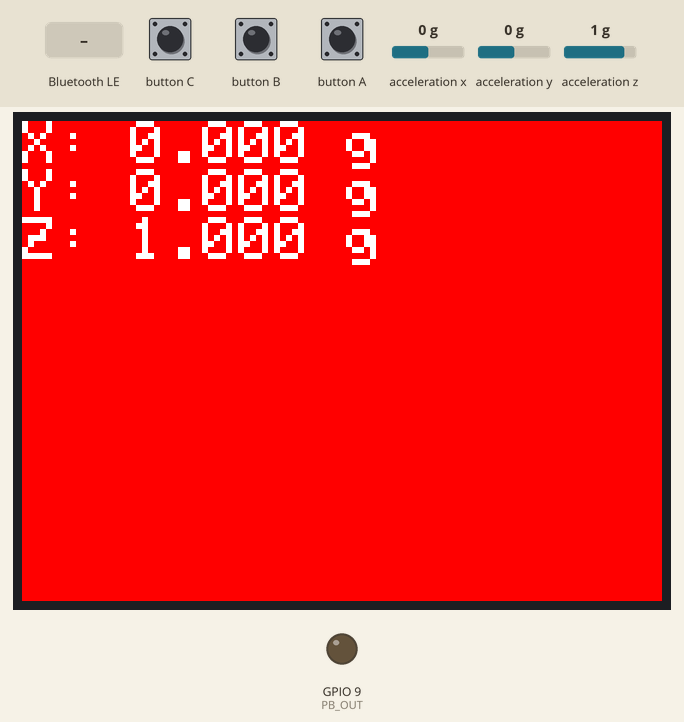
The program below on a simulated ESP32-S3. Shown: 320×240 colour display, output pins drawn as LEDs (lit = HIGH). The test bench sets the inputs (shaded band); at power-on: acceleration x 0 g, acceleration y 0 g, acceleration z 1 g. Nothing arrives over Bluetooth unless stated; a phone connects over Bluetooth LE 3 s after start; what the program prints to the serial monitor is not drawn.

Above: at 1.4 s.
1.5 s: acceleration x set to -1.4 g
At 3.4 s:
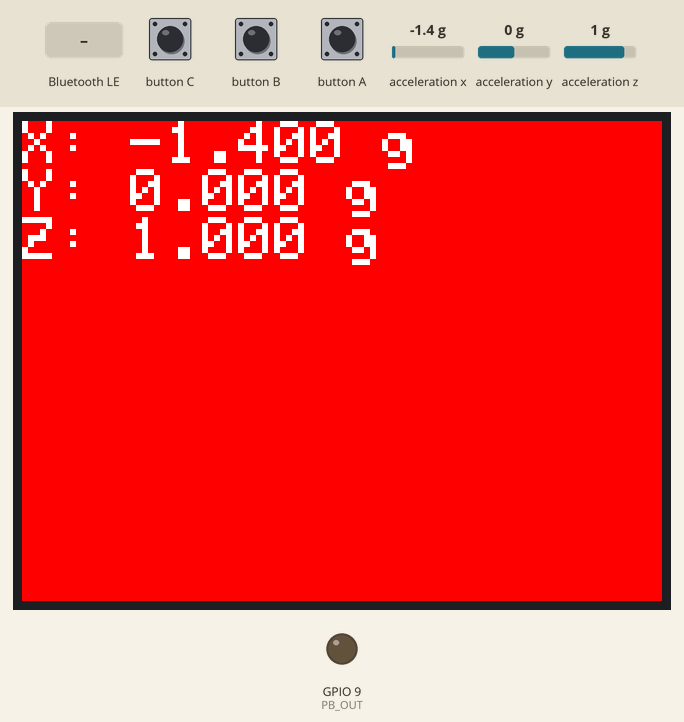
3.6 s: Bluetooth LE write "1" received
At 5.1 s:
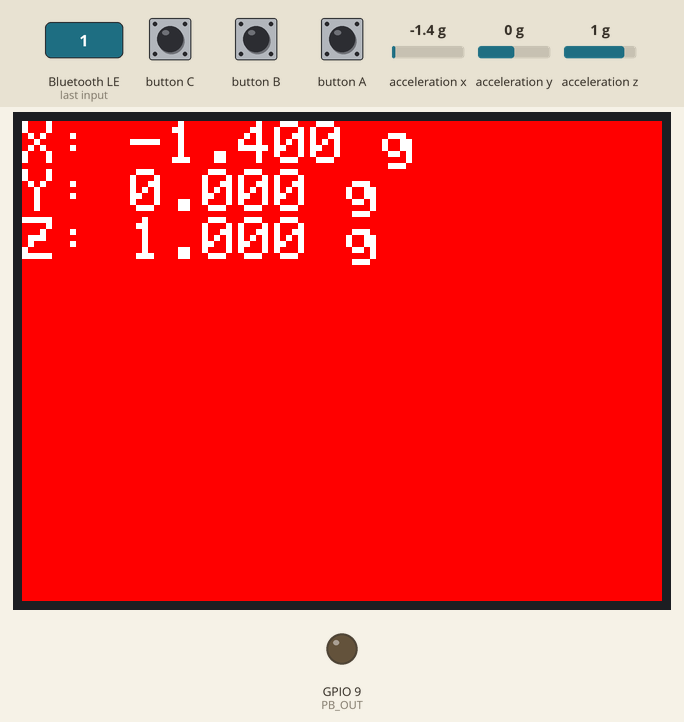
6.6 s: acceleration y set to -1.4 g
At 6.88 s:
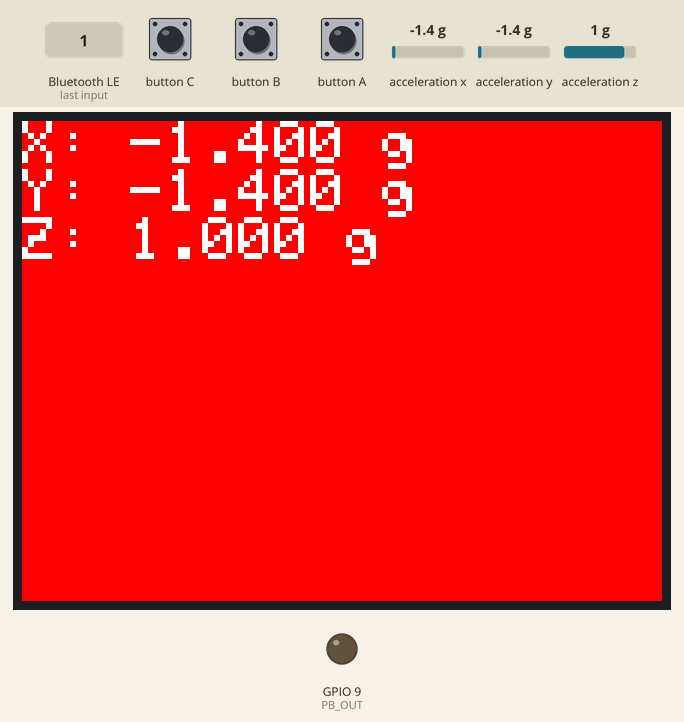
8.3 s: acceleration z set to -1.4 g
At 8.47 s:
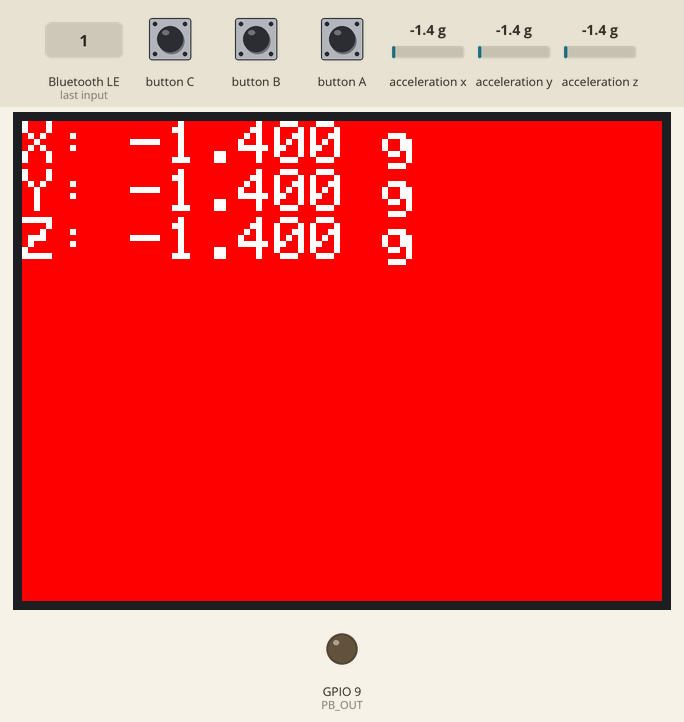
9.9 s: acceleration x set to -0.8 g
At 10.07 s:
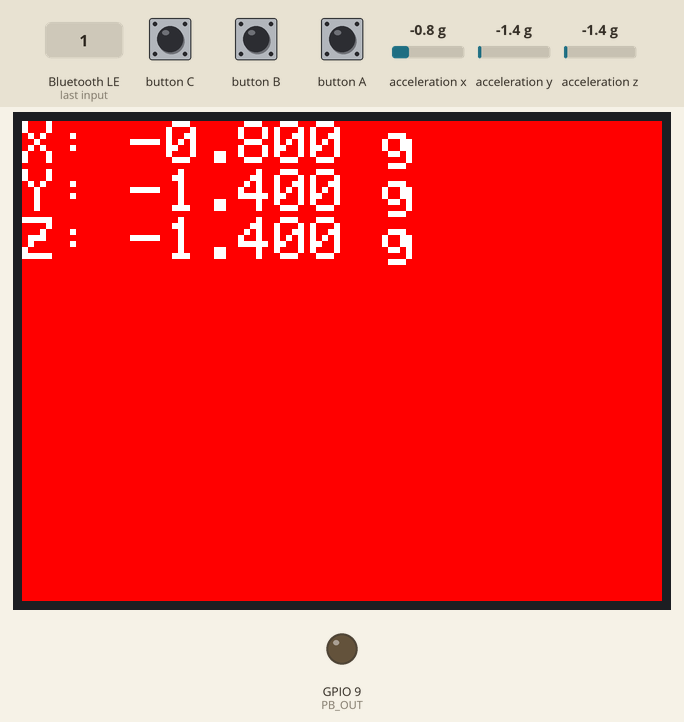
11.5 s: acceleration y set to -0.8 g
At 11.67 s:
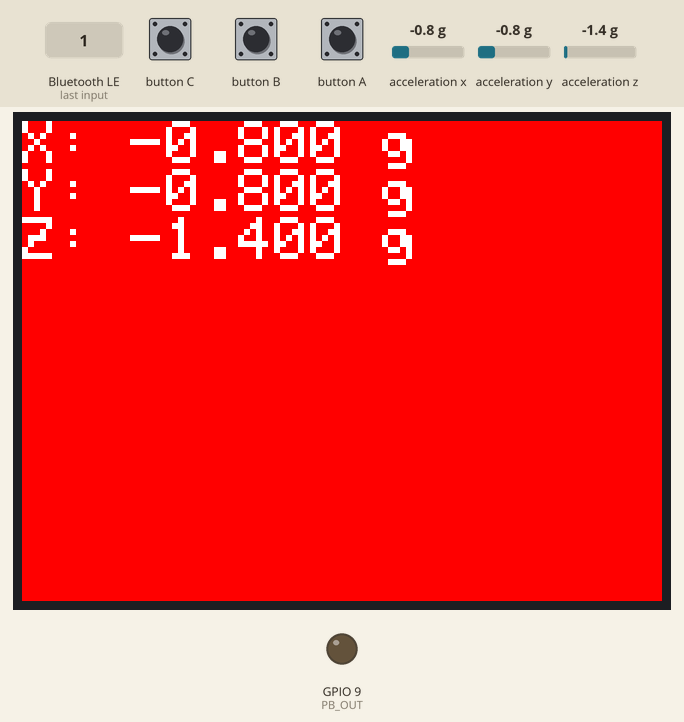
Timing chart, 0 to 14.1 s (numbered marks = the images above; inputs shaded):
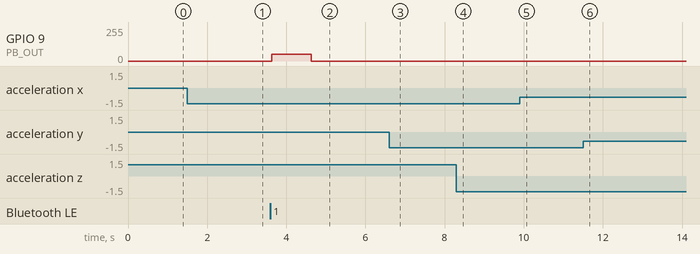

Measured:
- after the input at 1.5 s, the display: first differs from a run without the input after 0.21 s (image 1)
- after the input at 3.6 s, GPIO 9 (PB_OUT): 0/255 → 49/255 at once, → 0/255 1.0 s later
- after the input at 6.6 s, the display: first differs from a run without the input after 0.23 s (image 3)
- after the input at 8.3 s, the display: first differs from a run without the input after 0.12 s (image 4)
- after the input at 9.9 s, the display: first differs from a run without the input after 0.12 s (image 5)
- after the input at 11.5 s, the display: first differs from a run without the input after 0.12 s (image 6)

The program:

main.cpp
```cpp
#include <M5CoreS3.h>
#include <math.h>
#include <NimBLEDevice.h>

#if defined(DEV_RED)
  static constexpr const char*    DEVICE_NAME  = "spaholder-drill-smasher-red";
  static constexpr uint16_t       DEVICE_COLOR = TFT_RED;
#elif defined(DEV_BLUE)
  static constexpr const char*    DEVICE_NAME  = "spaholder-drill-smasher-blue";
  static constexpr uint16_t       DEVICE_COLOR = TFT_BLUE;
#else
  #error "DEV_RED or DEV_BLUE must be defined"
#endif

const char* UUID_SVC_ACCEL = "11111111-2222-3333-4444-555555555555";
const char* UUID_CHR_ACCEL = "11111111-2222-3333-4444-666666666666";

const char* UUID_SVC_VIBRATOR = "22222222-3333-4444-5555-666666666666";
const char* UUID_CHR_VIBRATOR = "22222222-3333-4444-5555-777777777777";

constexpr int PB_OUT = 9;

static NimBLEServer*         g_server     = nullptr;
static NimBLEService*        g_svc_accel = nullptr;
static NimBLECharacteristic* g_chr_accel = nullptr;
static NimBLEService*        g_svc_vibrator = nullptr;
static NimBLECharacteristic* g_chr_vibrator = nullptr;

auto& Display = CoreS3.Display;
auto& Imu = CoreS3.Imu;

class VibratorWriteCallbacks : public NimBLECharacteristicCallbacks {
  void onWrite(NimBLECharacteristic* chr, NimBLEConnInfo& conn_info) override {
    std::string value = chr->getValue();
    if (value.empty()) return;

    uint8_t strength = static_cast<uint8_t>(value[0]);
    Serial.printf("Vibrator strength: %d\n", strength);

    analogWrite(PB_OUT, strength);
    delay(1000);
    analogWrite(PB_OUT, 0);
  }
};

void setup_ble() {
  NimBLEDevice::init(DEVICE_NAME);
  NimBLEDevice::setSecurityAuth(false, false, false);

  g_server = NimBLEDevice::createServer();
  g_server->advertiseOnDisconnect(true);

  g_svc_accel = g_server->createService(UUID_SVC_ACCEL);
  g_chr_accel = g_svc_accel->createCharacteristic(
      UUID_CHR_ACCEL,
      NIMBLE_PROPERTY::NOTIFY
  );
  g_svc_vibrator = g_server->createService(UUID_SVC_VIBRATOR);
  g_chr_vibrator = g_svc_vibrator->createCharacteristic(
      UUID_CHR_VIBRATOR,
      NIMBLE_PROPERTY::WRITE | NIMBLE_PROPERTY::WRITE_NR
  );
  g_chr_vibrator->setCallbacks(new VibratorWriteCallbacks());

  auto adv = g_server->getAdvertising();
  adv->addServiceUUID(UUID_SVC_ACCEL);
  adv->addServiceUUID(UUID_SVC_VIBRATOR);

  NimBLEAdvertisementData adv_data;
  adv_data.setName(DEVICE_NAME);
  adv_data.setCompleteServices(BLEUUID(UUID_SVC_ACCEL));
  adv->setAdvertisementData(adv_data);

  NimBLEAdvertisementData scan_data;
  scan_data.setName(DEVICE_NAME);
  scan_data.addServiceUUID(UUID_SVC_ACCEL);
  adv->setScanResponseData(scan_data);

  adv->start();
}

void setup() {
  auto cfg = M5.config();
  CoreS3.begin(cfg);

  Serial.begin(115200);

  pinMode(PB_OUT, OUTPUT);
  digitalWrite(PB_OUT, LOW);

  Display.fillScreen(DEVICE_COLOR);
  Display.setTextColor(TFT_WHITE, DEVICE_COLOR);
  Display.setTextSize(3);
  Display.setCursor(20, 20);

  if (!Imu.begin()) {
    Display.setCursor(0, 0);
    Display.println("IMU init failed");
    Serial.println("IMU init failed");
    while (true) delay(100);
  }

  setup_ble();
}

void loop() {
  CoreS3.update();

  float ax, ay, az;
  Imu.getAccel(&ax, &ay, &az); // X: 左右, Y: 前後, Z: 上下

  float accel[3] = {ax, ay, az};
  g_chr_accel->setValue((uint8_t*)accel, sizeof(accel));
  g_chr_accel->notify();

  Serial.printf("X: %.3f, Y: %.3f, Z: %.3f\n", ax, ay, az);

  Display.fillScreen(DEVICE_COLOR);
  Display.setCursor(0, 0);
  Display.printf("X: %.3f g\n", ax);
  Display.printf("Y: %.3f g\n", ay);
  Display.printf("Z: %.3f g\n", az);

  delay(100);
}
```
